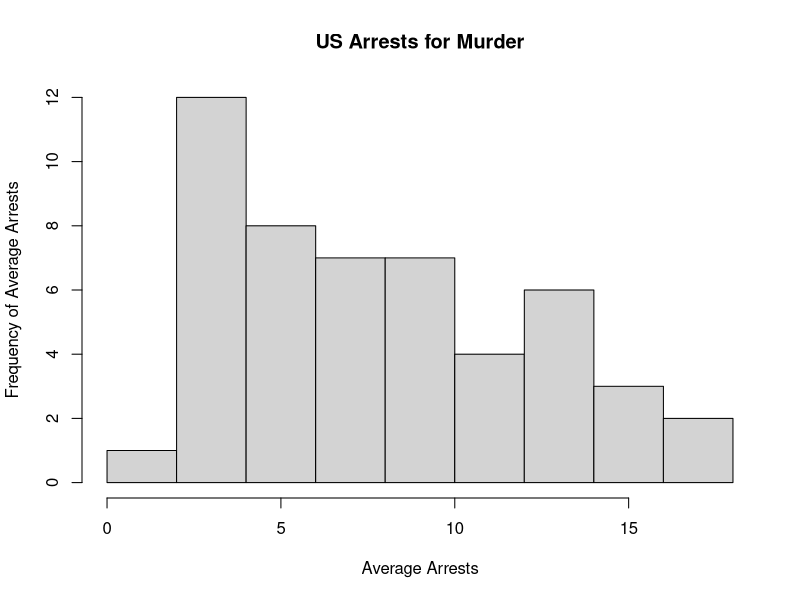
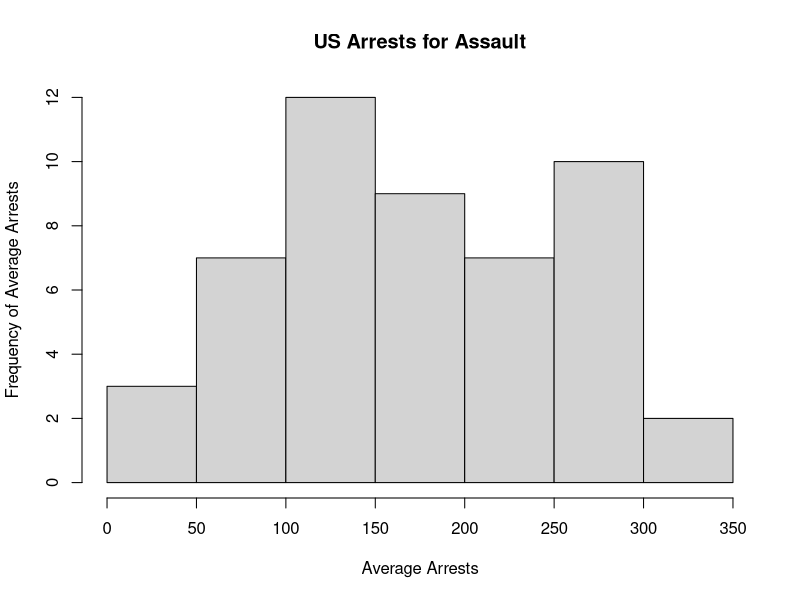
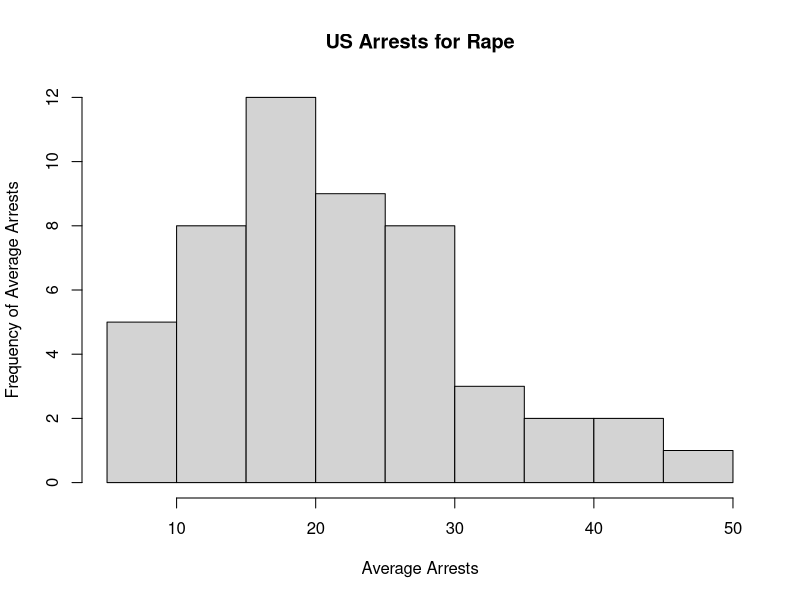
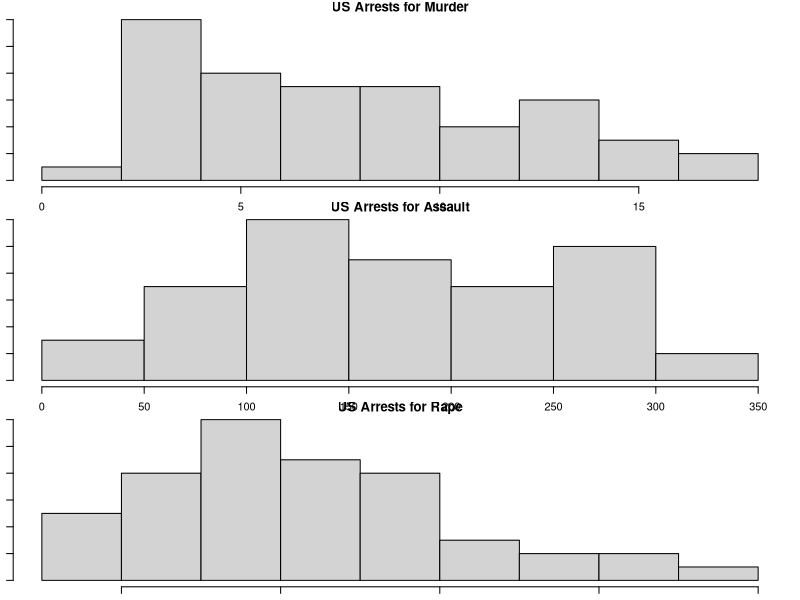
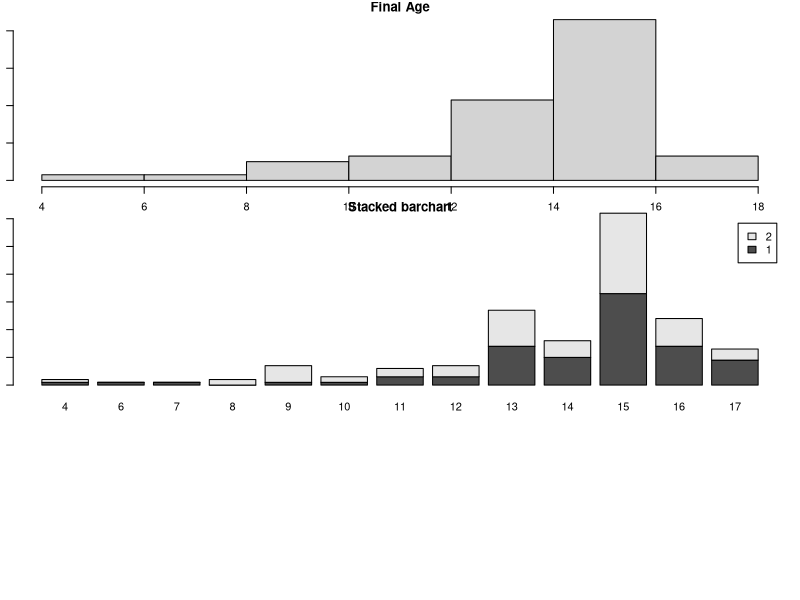
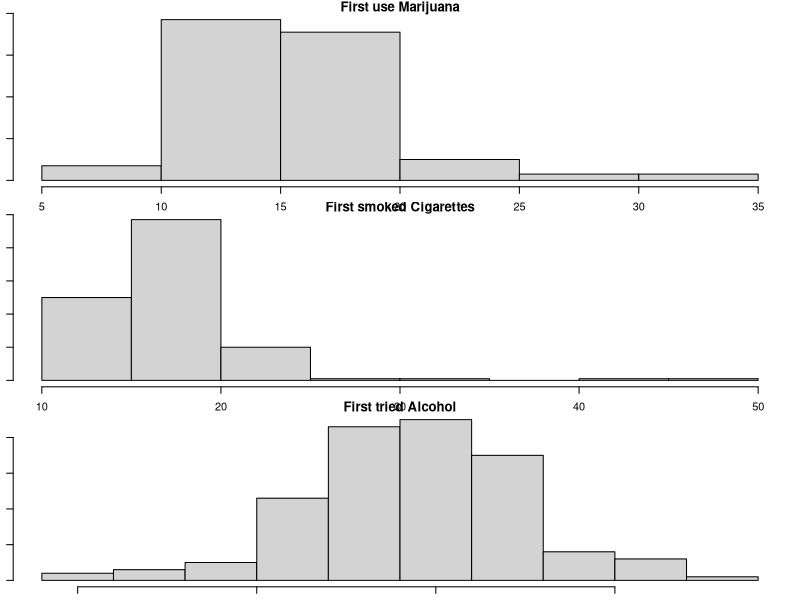

These charts were generated, in order, by the following R code: (Note: this script raises an error after producing the figures.)
## ---- chunk 1
knitr::opts_chunk$set(message=FALSE,warning=FALSE, cache=TRUE)
## ---- chunk 2
datasets::USArrests
install.packages("datasets")
library("datasets")
USArrests
dat<-USArrests # renames USArrests as dat
dat
## ---- chunk 3

## ---- chunk 4

## ---- chunk 5
hist(dat$Murder, main="US Arrests for Murder", xlab="Average Arrests", ylab="Frequency of Average Arrests") # This line contains the code for the histogram, including its title and axis names
## ---- chunk 6
a<-c(13.2, 10.0, 8.1, 8.8, 9.0, 7.9, 3.3, 5.9, 15.4, 17.4, 5.3, 2.6, 10.4, 7.2, 2.2, 6.0, 9.7, 15.4, 2.1, 11.3, 4.4, 12.1, 2.7, 16.1, 9.0, 6.0, 4.3, 12.2, 2.1, 7.4, 11.4, 11.1, 13.0, 0.8, 7.3, 6.6, 4.9, 6.3, 3.4, 14.4, 3.8, 13.2, 12.7, 3.2, 2.2, 8.5, 4.0, 5.7, 2.6, 6.8) # This line creates the label "a" for the set of data values in Murder. 
mean(a) # This code calculates the mean of a. 
median(a) # This code calculates the median of a. 
## ---- chunk 7
b<-c(236, 263, 294, 190, 276, 204, 110, 238, 335, 211, 46, 120, 249, 113, 56, 115, 109, 249, 83, 300, 149, 255, 72, 259, 178, 109, 102, 252, 57, 159, 285, 254, 337, 45, 120, 151, 159, 106, 174, 279, 86, 188, 201, 120, 48, 156, 145, 81, 53, 161) # creates the label "b" for the set of data values in Assault
mean(b) # calculates the mean of Assault
median(b) # calculates the median of Assault
b<-c(236, 263, 294, 190, 276, 204, 110, 238, 335, 211, 46, 120, 249, 113, 56, 115, 109, 249, 83, 300, 149, 255, 72, 259, 178, 109, 102, 252, 57, 159, 285, 254, 337, 45, 120, 151, 159, 106, 174, 279, 86, 188, 201, 120, 48, 156, 145, 81, 53, 161) # creates the label "c" for the set of data values in Rape
mean(b) # calculates the mean of Rape
median(b) # calculates the median of Rape
hist(dat$Assault, main="US Arrests for Assault", xlab="Average Arrests", ylab="Frequency of Average Arrests") # Code for histogram of Assault, including title and axis labels
hist(dat$Rape, main="US Arrests for Rape", xlab="Average Arrests", ylab="Frequency of Average Arrests") # Code for histogram of Rape, including title and axis labels
par("mar")
par(mar=c(1,1,1,1)) # command to fix the parameters to fix the fact that the figure margins were too large
par(mfrow=c(3,1)) # command to plot multiple histograms
hist(dat$Murder, main="US Arrests for Murder", xlab="Average Arrests", ylab="Frequency of Average Arrests")
hist(dat$Assault, main="US Arrests for Assault", xlab="Average Arrests", ylab="Frequency of Average Arrests")
hist(dat$Rape, main="US Arrests for Rape", xlab="Average Arrests", ylab="Frequency of Average Arrests")
## ---- chunk 8
#Sys.which("make")
## "C:\\rtools40\\usr\\bin\\make.exe"
#install.packages("jsonlite", type = "source")
#install.packages('plyr', repos = "http://cran.us.r-project.org")
## ---- chunk 9
library(readr)
dat_nsduh_small_1 <- read_csv("dat.nsduh.small.1.csv")
dat <- read_csv("dat.nsduh.small.1.csv")
## ---- chunk 10
hist(dat$age2,
     main="Final Age",
     xlab="Age Response Code",
     ylab="Frequency")
## ---- chunk 11
table(dat$irsex)
## ---- chunk 12
tab.agesex <- table(dat$irsex, dat$age2)
barplot(tab.agesex,
        main = "Stacked barchart",
        xlab = "Age category", ylab = "Frequency",
        legend.text = rownames(tab.agesex),
        beside = FALSE) # Stacked bars (default)
## ---- chunk 13
par("mar")
par(mar=c(1,1,1,1))
par(mfrow=c(3,1))
hist(dat$mjage, main="First use Marijuana", xlab="Age", ylab="Frequency of Age")
hist(dat$cigage, main="First smoked Cigarettes", xlab="Age", ylab="Frequency of Age")
hist(dat$iralcage, main="First tried Alcohol", xlab="Age", ylab="Frequency of Age")
## ---- chunk 14
#install.packages("magrittr") # package installations are only needed the first time you use it
#install.packages("dplyr")    # alternative installation of the %>%
library(magrittr) # needs to be run every time you start R and want to use %>%
library(dplyr)    # alternatively, this also loads %>%
dat$sexatract <- dat$sexatract %>% na_if(., "99")
hist(dat$sexatract, main="Sexual Attraction", xlab="Attraction", ylab="Frequency")
## ---- chunk 15
tab.sexatract <- table(dat$irsex, dat$sexatract)
barplot(tab.sexatract,
        main = "Stacked barchart",
        xlab = "Attraction category", ylab = "Frequency",
        legend.text = rownames(tab.sexatract),
        beside = FALSE) # Stacked bars (default)
## ---- chunk 16
hist(dat$speakengl, main="Speak English", xlab="How well", ylab="Frequency")
## ---- chunk 17
tab.sexengl <- table(dat$irsex, dat$speakengl)
barplot(tab.sexengl,
        main = "Stacked barchart",
        xlab = "English category", ylab = "Frequency",
        legend.text = rownames(tab.sexengl),
        beside = FALSE) # Stacked bars (default)
## ---- chunk 18
library(readr)
fatal_police_shootings_data <- dat<-read_csv("fatal-police-shootings-data.csv")
## ---- chunk 19
names(dat) #Lists the names of all the variables in dat
## ---- chunk 20

## ---- chunk 21
table(dat$armed)
## ---- chunk 22
hist(dat$age, main="Age", xlab="Subject Age", ylab="Frequency")
## ---- chunk 23
summary(dat$age)
## ---- chunk 24
table(dat$gender)
barplot(table(dat$gender), main="Gender") #Organizing the data into a barplot to visualize the distribution
## ---- chunk 25
table(dat$body_camera)
## ---- chunk 26
table(dat$flee)
## ---- chunk 27
tab.bodycameraflee<-table(dat$body_camera, dat$flee) #Making a table for both variables
barplot(tab.bodycameraflee, main="Body Camera-Flee Relationship", xlab="Flee", ylab="Body Camera Frequency", legend.text=rownames(tab.bodycameraflee),
        beside = FALSE) #Stacked barplot code using the tables
## ---- chunk 28

